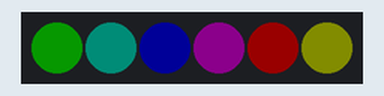
Bench run of a program on a simulated Raspberry Pi (BCM pin numbers). Shown: 6 RGB LEDs in strip order, left to right. Dim RGB values are drawn brighter than linear; the clock reads 2024-03-15 10:24:30 at power-on unless the program sets it.

Above: at 0.8 s.
At 5.0 s:
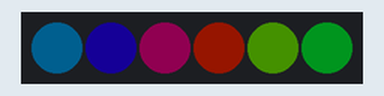
At 8.5 s:
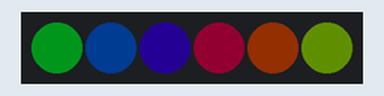
At 9.2 s:
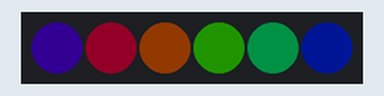
At 11.3 s:
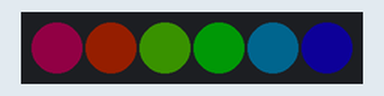
At 21.1 s:
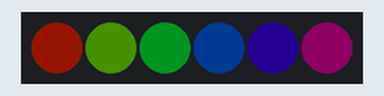
Timing chart, 0 to 22.0 s (numbered marks = the images above):
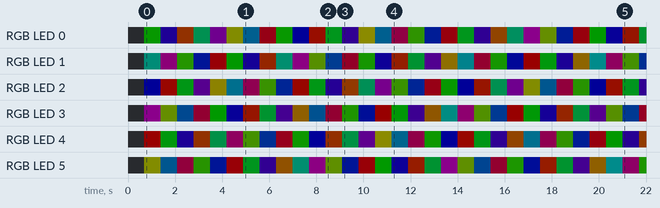

Measured:
- by itself, RGB LED 0: off → RGB(1, 24, 0) at 0.70 s, → RGB(4, 0, 20) 0.70 s later, → RGB(18, 6, 0) 0.70 s later, → RGB(0, 16, 9) 0.70 s later, … (31 changes in this stretch)
- by itself, RGB LED 2: off → RGB(0, 0, 24) at 0.70 s, → RGB(24, 1, 0) 0.70 s later, → RGB(0, 21, 3) 0.70 s later, → RGB(9, 0, 15) 0.70 s later, … (31 changes in this stretch)
- what the display in image 1 shows lasts 0.7 s, from 4.9 s to 5.6 s

The program:

led_sudo.py
```python
#coding: utf-8

# 参考文献
# adafruit: NeoPixel LEDs
# https://learn.adafruit.com/getting-started-with-raspberry-pi-pico-circuitpython/neopixel-leds

# loggerの設定
import logging
logger = logging.getLogger("メインログ")

import sys
import board
import neopixel
import rainbowio

args = sys.argv

num_leds = 6 # LEDの個数
leds = neopixel.NeoPixel(board.D18, num_leds, brightness=0.1, auto_write=False, pixel_order=neopixel.RGB)


if len(args) >= 5:
    # 引数が5個以上ある場合、引数を読み取る
    n = int(args[1])
    r = int(args[2])
    g = int(args[3])
    b = int(args[4])

    # LEDの色を決める
    for l in range(len(leds)):
       leds[l] = (r, g, b)

    # LEDを光らせる
    leds.show()
else:
    # 引数が無い場合は虹色に光らせる
    delta_hue = 256//num_leds
    speed = 2  # higher numbers = faster rainbow spinning
    i = 0
    while i < 1000:
       i = i + 1
       for l in range(len(leds)):
        leds[l] = rainbowio.colorwheel( int(i*speed + l * delta_hue) % 255  )
        leds.show()  # only write to LEDs after updating them all
        i = (i+1) % 255
```
